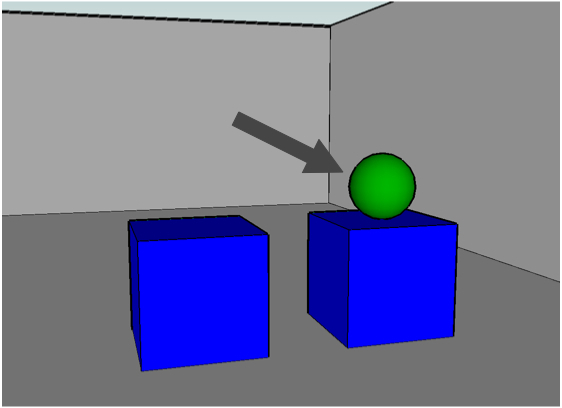
#> input picture train/GRE3D3-1.0/GRE3D3-1.0/GRE3D3-stimuli/1.jpg, 562 x 408 px, found by its file name
$ python process_stim_image.py   (older library calls are emulated)
#> lines starting #> are read from the running program, lines starting #| are printed output that depends on the picture; after the words box and inside, x2 and y2 are one past the last pixel; in counts of white or black regions, pixels touching at a corner belong together
from skimage import io
from skimage import filters
from skimage import restoration
from skimage import measure

import math
import numpy as np
import matplotlib.pyplot as plt

from matplotlib.colors import rgb_to_hsv, hsv_to_rgb
from mpl_toolkits import mplot3d
from mpl_toolkits.mplot3d import Axes3D
from matplotlib import cm
from matplotlib import colors


import cv2

def read_image(filename):
    # img = io.imread(filename)
    # img = restoration.denoise_tv_chambolle(img, weight=0.1, multichannel=True)
    # return img
    img = cv2.imread(filename)
#> img is the input picture: shape (408, 562, 3); mean B, G, R 152.7, 117.9, 115.4
    img = cv2.cvtColor(img, cv2.COLOR_BGR2RGB)
    return img

def color_masks(img):
    # img should be in hsv format

    blue_lb = (100, 190, 100)
    blue_hb = (125, 255, 255)

    green_lb = (40, 190, 50)
    green_hb = (60, 255, 255)

    yellow_lb = (12, 200, 125)
    yellow_hb = (30, 255, 255)

    red_lb = (0, 190, 100)
    red_hb = (12, 255, 255)

    mask = cv2.inRange(hsv_img, green_lb, green_hb)
    result = cv2.bitwise_and(img, img, mask=mask)

    tagged, count = measure.label(mask, neighbors=8, return_num=True)

    plt.subplot(1, 1, 1)
    plt.imshow(tagged)
    plt.show()


if __name__ == '__main__':
    filename = "/ros/catkin_ws/src/hrc_discrim_learning/train/GRE3D3-1.0/GRE3D3-1.0/GRE3D3-stimuli/1.jpg"
    img = read_image(filename)

    io.imshow(img)
    io.show()

    pixel_colors = img.reshape((np.shape(img)[0]*np.shape(img)[1], 3))
    norm = colors.Normalize(vmin=-1.,vmax=1.)
    norm.autoscale(pixel_colors)
    pixel_colors = norm(pixel_colors).tolist()
#> pixel_colors = 229296 items

    hsv_img = cv2.cvtColor(img, cv2.COLOR_RGB2HSV)
#> hsv_img: shape (408, 562, 3); mean H, S, V 24, 46.9, 154.7

    # [10 lines of commented-out code are left out]
    color_masks(hsv_img)
#> in color_masks, `mask = cv2.inRange(hsv_img, green_lb, green_hb)`:
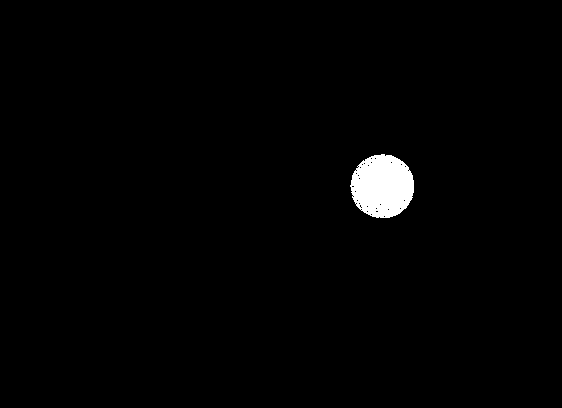
#> mask: shape (408, 562); 1.4% white; 1 white region, box (x1, y1, x2, y2) and area: (350, 154, 414, 218) 3161
#> in color_masks, `result = cv2.bitwise_and(img, img, mask=mask)`: result: shape (408, 562, 3); mean H, S, V 0.8, 3.5, 2
#> in color_masks, `tagged, count = measure.label(mask, neighbors=8, return_num=True)`: count = 1

$ run again, with train/GRE3D3-1.0/GRE3D3-1.0/GRE3D3-stimuli/10.jpg copied over train/GRE3D3-1.0/GRE3D3-1.0/GRE3D3-stimuli/1.jpg
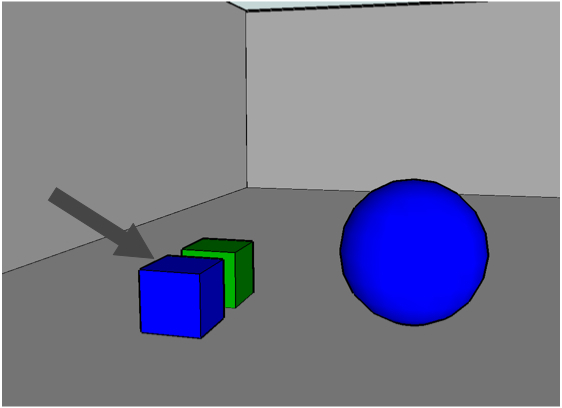
#> input picture train/GRE3D3-1.0/GRE3D3-1.0/GRE3D3-stimuli/10.jpg, 562 x 408 px, found by its file name
#> in read_image, img is the input picture: shape (408, 562, 3); mean B, G, R 143.6, 122.8, 121.6
#> pixel_colors = 229296 items
#> hsv_img: shape (408, 562, 3); mean H, S, V 13.5, 28.6, 144.8
#> in color_masks, `mask = cv2.inRange(hsv_img, green_lb, green_hb)`:
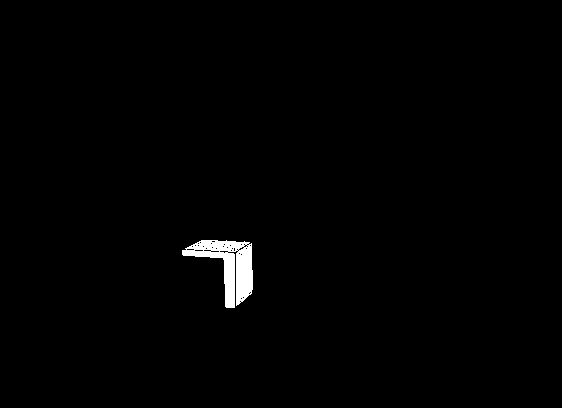
#> mask: shape (408, 562); 0.95% white; 1 white region, box (x1, y1, x2, y2) and area: (182, 240, 253, 308) 2179
#> result: shape (408, 562, 3); mean H, S, V 0.6, 2.4, 1.1
#> count = 1

$ run again, with train/GRE3D3-1.0/GRE3D3-1.0/GRE3D3-stimuli/12.jpg copied over train/GRE3D3-1.0/GRE3D3-1.0/GRE3D3-stimuli/1.jpg
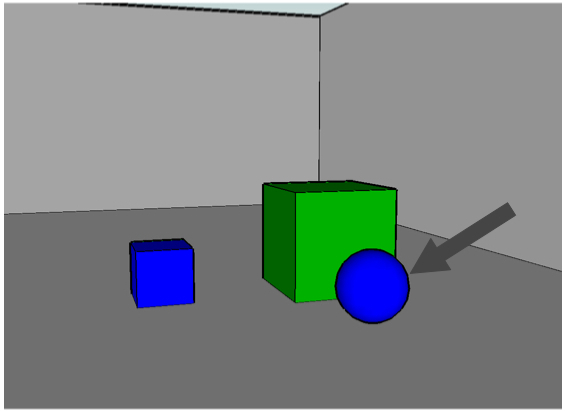
#> input picture train/GRE3D3-1.0/GRE3D3-1.0/GRE3D3-stimuli/12.jpg, 566 x 412 px, found by its file name
#> in read_image, img is the input picture: shape (412, 566, 3); mean B, G, R 134.5, 134.6, 126.8
#> pixel_colors = 233192 items
#> hsv_img: shape (412, 566, 3); mean H, S, V 8.6, 22.9, 142.2
#> in color_masks, `mask = cv2.inRange(hsv_img, green_lb, green_hb)`:
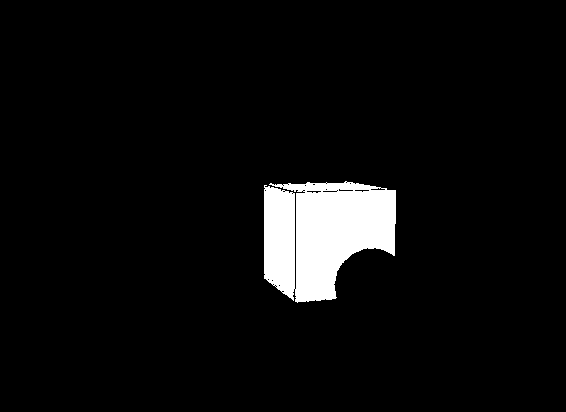
#> mask: shape (412, 566); 5.1% white; 1 white region, box (x1, y1, x2, y2) and area: (264, 181, 396, 303) 11927
#> result: shape (412, 566, 3); mean H, S, V 3.1, 13, 7.6
#> count = 1
